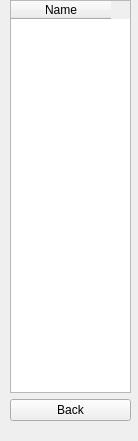
<?xml version="1.0" encoding="UTF-8"?>
<ui version="4.0">
 <class>treetraversal</class>
 <widget class="QWidget" name="treetraversal">
  <property name="geometry">
   <rect>
    <x>0</x>
    <y>0</y>
    <width>138</width>
    <height>441</height>
   </rect>
  </property>
  <property name="windowTitle">
   <string>Form</string>
  </property>
  <widget class="QWidget" name="">
   <property name="geometry">
    <rect>
     <x>10</x>
     <y>0</y>
     <width>121</width>
     <height>421</height>
    </rect>
   </property>
   <layout class="QVBoxLayout" name="verticalLayout">
    <item>
     <widget class="QTableWidget" name="tableWidget">
      <column>
       <property name="text">
        <string>Name</string>
       </property>
      </column>
     </widget>
    </item>
    <item>
     <widget class="QPushButton" name="back">
      <property name="text">
       <string>Back</string>
      </property>
     </widget>
    </item>
   </layout>
  </widget>
 </widget>
 <resources/>
 <connections/>
</ui>
